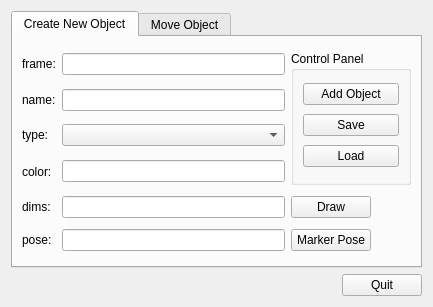
<?xml version="1.0" encoding="UTF-8"?>
<ui version="4.0">
 <class>COMannagerDialog</class>
 <widget class="QDialog" name="COMannagerDialog">
  <property name="geometry">
   <rect>
    <x>0</x>
    <y>0</y>
    <width>433</width>
    <height>307</height>
   </rect>
  </property>
  <property name="windowTitle">
   <string>Dialog</string>
  </property>
  <layout class="QGridLayout" name="gridLayout_3">
   <item row="2" column="0">
    <layout class="QGridLayout" name="gridLayout_4">
     <item row="0" column="1">
      <widget class="QPushButton" name="pushButton_quit">
       <property name="text">
        <string>Quit</string>
       </property>
       <property name="autoDefault">
        <bool>false</bool>
       </property>
      </widget>
     </item>
     <item row="0" column="0">
      <spacer name="horizontalSpacer_3">
       <property name="orientation">
        <enum>Qt::Horizontal</enum>
       </property>
       <property name="sizeHint" stdset="0">
        <size>
         <width>40</width>
         <height>20</height>
        </size>
       </property>
      </spacer>
     </item>
    </layout>
   </item>
   <item row="0" column="0">
    <widget class="QTabWidget" name="tabWidget">
     <property name="minimumSize">
      <size>
       <width>337</width>
       <height>0</height>
      </size>
     </property>
     <property name="currentIndex">
      <number>0</number>
     </property>
     <widget class="QWidget" name="tab_createnewobject">
      <attribute name="title">
       <string>Create New Object</string>
      </attribute>
      <layout class="QGridLayout" name="gridLayout">
       <item row="5" column="1" colspan="2">
        <widget class="QLineEdit" name="lineEdit_dimensions"/>
       </item>
       <item row="8" column="1" colspan="2">
        <widget class="QLineEdit" name="lineEdit_pose"/>
       </item>
       <item row="5" column="0">
        <widget class="QLabel" name="label_5">
         <property name="sizePolicy">
          <sizepolicy hsizetype="Fixed" vsizetype="Preferred">
           <horstretch>0</horstretch>
           <verstretch>0</verstretch>
          </sizepolicy>
         </property>
         <property name="text">
          <string>dims:</string>
         </property>
        </widget>
       </item>
       <item row="8" column="3">
        <layout class="QHBoxLayout" name="horizontalLayout_2">
         <item>
          <widget class="QPushButton" name="pushButton_markerpose">
           <property name="text">
            <string>Marker Pose</string>
           </property>
           <property name="checkable">
            <bool>true</bool>
           </property>
           <property name="autoDefault">
            <bool>false</bool>
           </property>
          </widget>
         </item>
         <item>
          <spacer name="horizontalSpacer_2">
           <property name="orientation">
            <enum>Qt::Horizontal</enum>
           </property>
           <property name="sizeType">
            <enum>QSizePolicy::Preferred</enum>
           </property>
           <property name="sizeHint" stdset="0">
            <size>
             <width>40</width>
             <height>20</height>
            </size>
           </property>
          </spacer>
         </item>
        </layout>
       </item>
       <item row="5" column="3">
        <layout class="QHBoxLayout" name="horizontalLayout">
         <item>
          <widget class="QPushButton" name="pushButton_draw">
           <property name="text">
            <string>Draw</string>
           </property>
           <property name="checkable">
            <bool>true</bool>
           </property>
           <property name="autoDefault">
            <bool>false</bool>
           </property>
          </widget>
         </item>
         <item>
          <spacer name="horizontalSpacer">
           <property name="orientation">
            <enum>Qt::Horizontal</enum>
           </property>
           <property name="sizeType">
            <enum>QSizePolicy::Preferred</enum>
           </property>
           <property name="sizeHint" stdset="0">
            <size>
             <width>40</width>
             <height>20</height>
            </size>
           </property>
          </spacer>
         </item>
        </layout>
       </item>
       <item row="0" column="3" rowspan="4">
        <widget class="QGroupBox" name="groupBox_controlpanel">
         <property name="title">
          <string>Control Panel</string>
         </property>
         <layout class="QVBoxLayout" name="verticalLayout">
          <item>
           <widget class="QPushButton" name="pushButton_addobject">
            <property name="sizePolicy">
             <sizepolicy hsizetype="Preferred" vsizetype="Fixed">
              <horstretch>0</horstretch>
              <verstretch>0</verstretch>
             </sizepolicy>
            </property>
            <property name="text">
             <string>Add Object</string>
            </property>
            <property name="autoDefault">
             <bool>false</bool>
            </property>
           </widget>
          </item>
          <item>
           <widget class="QPushButton" name="pushButton_save">
            <property name="sizePolicy">
             <sizepolicy hsizetype="Preferred" vsizetype="Fixed">
              <horstretch>0</horstretch>
              <verstretch>0</verstretch>
             </sizepolicy>
            </property>
            <property name="text">
             <string>Save</string>
            </property>
            <property name="autoDefault">
             <bool>false</bool>
            </property>
           </widget>
          </item>
          <item>
           <widget class="QPushButton" name="pushButton_load">
            <property name="text">
             <string>Load</string>
            </property>
            <property name="autoDefault">
             <bool>false</bool>
            </property>
           </widget>
          </item>
         </layout>
        </widget>
       </item>
       <item row="2" column="0">
        <widget class="QLabel" name="label">
         <property name="text">
          <string>type:</string>
         </property>
        </widget>
       </item>
       <item row="0" column="1" colspan="2">
        <widget class="QLineEdit" name="lineEdit_frame"/>
       </item>
       <item row="3" column="0">
        <widget class="QLabel" name="label_4">
         <property name="text">
          <string>color:</string>
         </property>
        </widget>
       </item>
       <item row="8" column="0">
        <widget class="QLabel" name="label_6">
         <property name="text">
          <string>pose:</string>
         </property>
        </widget>
       </item>
       <item row="1" column="1" colspan="2">
        <widget class="QLineEdit" name="lineEdit_name"/>
       </item>
       <item row="2" column="1" colspan="2">
        <widget class="QComboBox" name="comboBox_type">
         <property name="layoutDirection">
          <enum>Qt::LeftToRight</enum>
         </property>
         <property name="currentIndex">
          <number>0</number>
         </property>
         <item>
          <property name="text">
           <string/>
          </property>
         </item>
         <item>
          <property name="text">
           <string>BOX</string>
          </property>
         </item>
         <item>
          <property name="text">
           <string>SPHERE</string>
          </property>
         </item>
         <item>
          <property name="text">
           <string>CONE</string>
          </property>
         </item>
         <item>
          <property name="text">
           <string>CYLINDER</string>
          </property>
         </item>
        </widget>
       </item>
       <item row="1" column="0">
        <widget class="QLabel" name="label_2">
         <property name="text">
          <string>name:</string>
         </property>
        </widget>
       </item>
       <item row="0" column="0">
        <widget class="QLabel" name="label_3">
         <property name="text">
          <string>frame:</string>
         </property>
        </widget>
       </item>
       <item row="3" column="1" colspan="2">
        <widget class="QLineEdit" name="lineEdit_color"/>
       </item>
      </layout>
     </widget>
     <widget class="QWidget" name="tab_moveobject">
      <attribute name="title">
       <string>Move Object</string>
      </attribute>
      <layout class="QGridLayout" name="gridLayout_2">
       <item row="2" column="1">
        <widget class="QLineEdit" name="lineEdit_pose2"/>
       </item>
       <item row="0" column="0">
        <widget class="QLabel" name="label_7">
         <property name="text">
          <string>name:</string>
         </property>
        </widget>
       </item>
       <item row="2" column="2">
        <widget class="QPushButton" name="pushButton_markerPose2">
         <property name="text">
          <string>Marker Pose</string>
         </property>
         <property name="checkable">
          <bool>true</bool>
         </property>
         <property name="autoDefault">
          <bool>false</bool>
         </property>
        </widget>
       </item>
       <item row="2" column="0">
        <widget class="QLabel" name="label_8">
         <property name="text">
          <string>pose:</string>
         </property>
        </widget>
       </item>
       <item row="0" column="1">
        <widget class="QComboBox" name="comboBox_name"/>
       </item>
       <item row="3" column="1">
        <spacer name="verticalSpacer">
         <property name="orientation">
          <enum>Qt::Vertical</enum>
         </property>
         <property name="sizeHint" stdset="0">
          <size>
           <width>20</width>
           <height>40</height>
          </size>
         </property>
        </spacer>
       </item>
      </layout>
     </widget>
    </widget>
   </item>
  </layout>
 </widget>
 <tabstops>
  <tabstop>lineEdit_frame</tabstop>
  <tabstop>lineEdit_name</tabstop>
  <tabstop>comboBox_type</tabstop>
  <tabstop>lineEdit_color</tabstop>
  <tabstop>lineEdit_dimensions</tabstop>
  <tabstop>lineEdit_pose</tabstop>
  <tabstop>pushButton_addobject</tabstop>
  <tabstop>pushButton_save</tabstop>
  <tabstop>pushButton_load</tabstop>
  <tabstop>pushButton_draw</tabstop>
  <tabstop>pushButton_markerpose</tabstop>
  <tabstop>comboBox_name</tabstop>
  <tabstop>lineEdit_pose2</tabstop>
  <tabstop>pushButton_markerPose2</tabstop>
 </tabstops>
 <resources/>
 <connections>
  <connection>
   <sender>pushButton_quit</sender>
   <signal>clicked()</signal>
   <receiver>COMannagerDialog</receiver>
   <slot>accept()</slot>
   <hints>
    <hint type="sourcelabel">
     <x>371</x>
     <y>282</y>
    </hint>
    <hint type="destinationlabel">
     <x>378</x>
     <y>339</y>
    </hint>
   </hints>
  </connection>
 </connections>
</ui>
